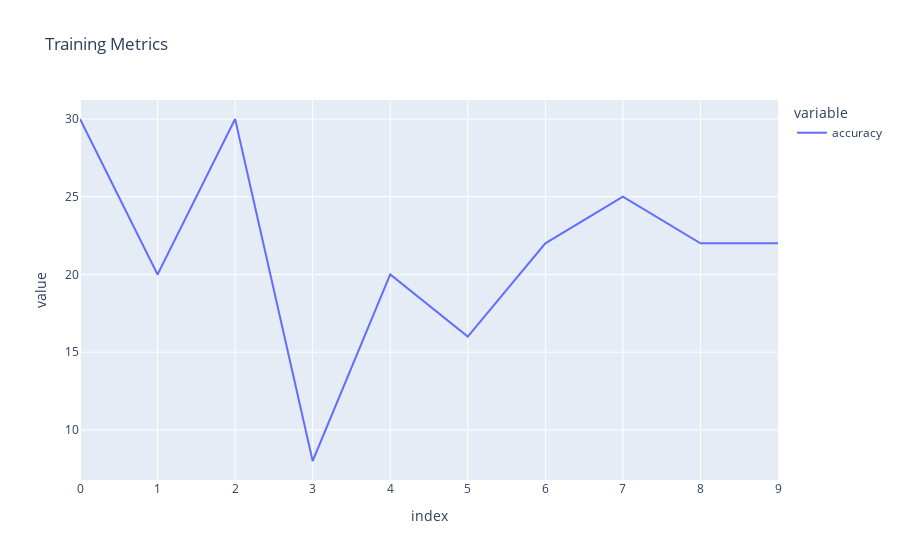
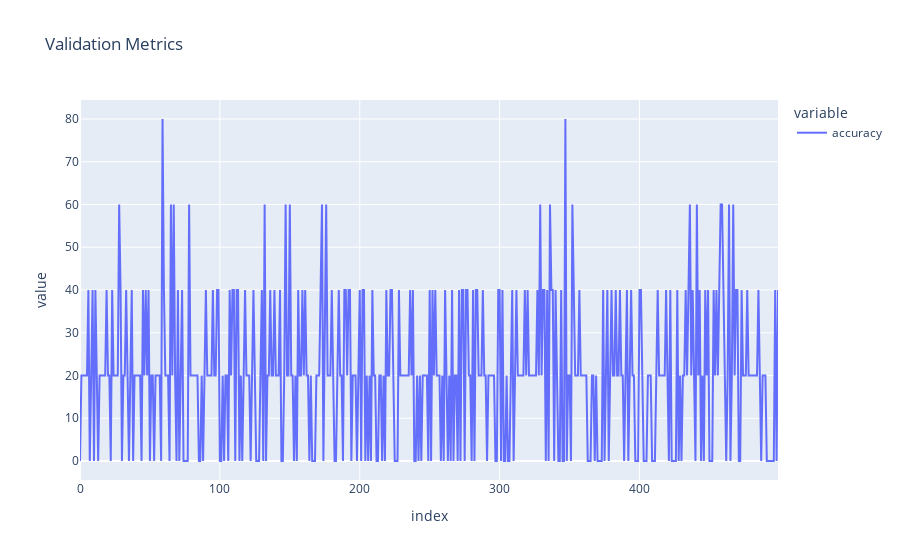

Notebook cell for these charts, in order:
### Code cell
# columns = ['accuracy', 'ELBO', 'Label_KL', 'Style_KL', 'Reconst_Loss', 'CE_Loss'] #Choose from these
columns = ['accuracy']
plot_summarize(df_train, df_valid, columns, 20)

### Figure 1 — Plotly figure (JSON) as saved in the notebook; plotly's stock layout.template omitted (floating-point values rounded to 4 significant figures)
{"data": [{"hovertemplate": "variable=accuracy<br>index=%{x}<br>value=%{y}<extra></extra>", "legendgroup": "accuracy", "line": {"color": "#636efa", "dash": "solid"}, "marker": {"symbol": "circle"}, "mode": "lines", "name": "accuracy", "orientation": "v", "showlegend": true, "type": "scatter", "x": [0, 1, 2, 3, 4, 5, 6, 7, 8, 9], "xaxis": "x", "y": [30.0, 20.0, 30.0, 8.0, 20.0, 16.0, 22.0, 25.0, 22.0, 22.0], "yaxis": "y"}], "layout": {"legend": {"title": {"text": "variable"}, "tracegroupgap": 0}, "title": {"text": "Training Metrics"}, "xaxis": {"anchor": "y", "domain": [0, 1], "title": {"text": "index"}}, "yaxis": {"anchor": "x", "domain": [0, 1], "title": {"text": "value"}}}}

### Figure 2 — Plotly figure (JSON) as saved in the notebook; plotly's stock layout.template omitted (floating-point values rounded to 4 significant figures; data arrays with more than 128 entries replaced by an {"elided": "..."} marker saying what was removed)
{"data": [{"hovertemplate": "variable=accuracy<br>index=%{x}<br>value=%{y}<extra></extra>", "legendgroup": "accuracy", "line": {"color": "#636efa", "dash": "solid"}, "marker": {"symbol": "circle"}, "mode": "lines", "name": "accuracy", "orientation": "v", "showlegend": true, "type": "scatter", "x": {"elided": "500 int values"}, "xaxis": "x", "y": {"elided": "500 float values"}, "yaxis": "y"}], "layout": {"legend": {"title": {"text": "variable"}, "tracegroupgap": 0}, "title": {"text": "Validation Metrics"}, "xaxis": {"anchor": "y", "domain": [0, 1], "title": {"text": "index"}}, "yaxis": {"anchor": "x", "domain": [0, 1], "title": {"text": "value"}}}}
